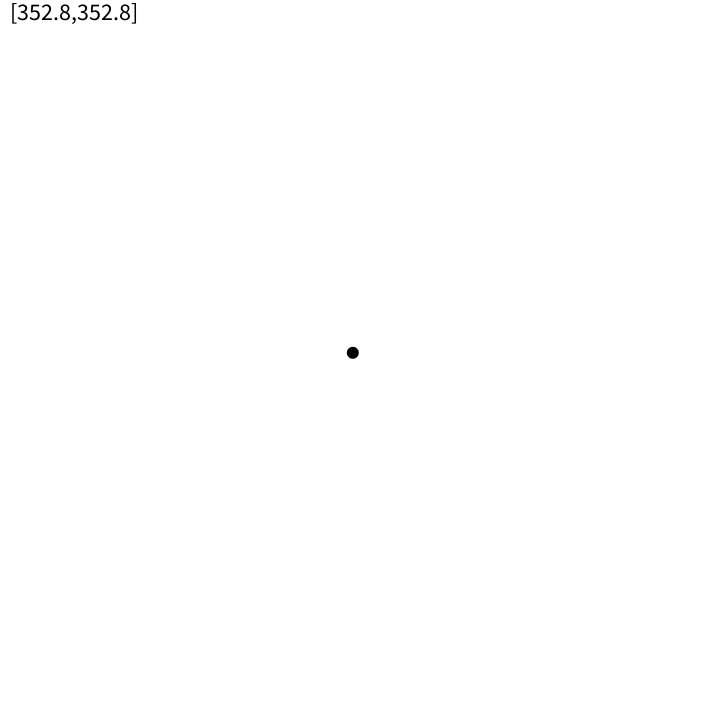
Frame 1 (no input)
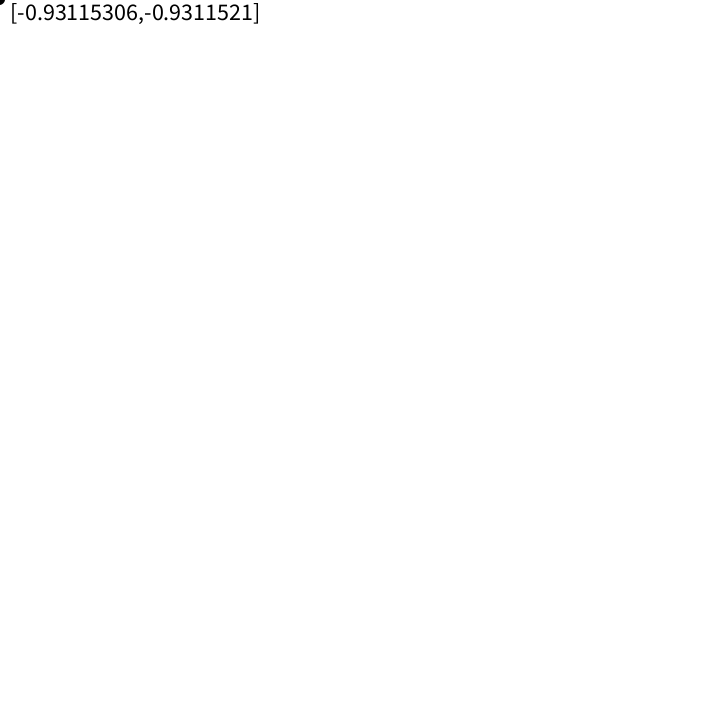
Frame 60 (the mouse pressed at the canvas centre just before this capture)
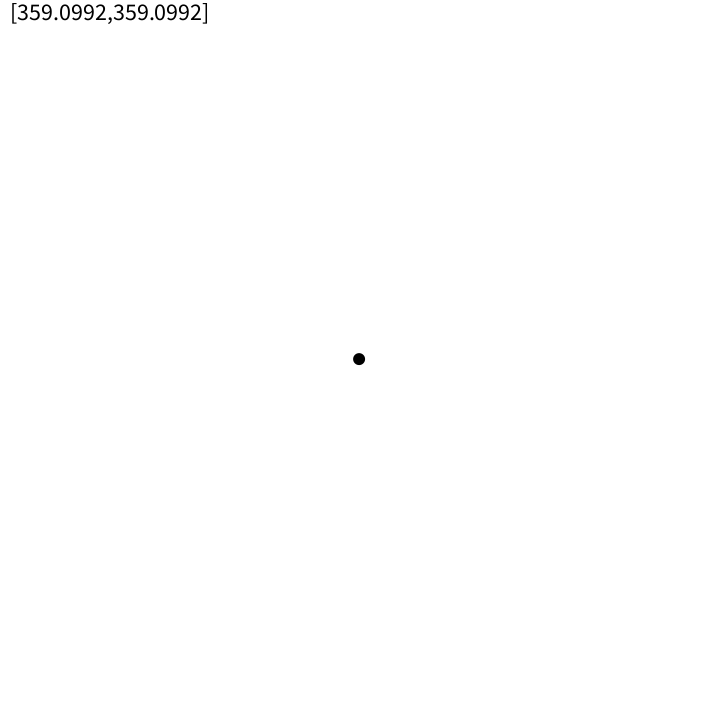
Frame 120 (the mouse held since frame 60 and released just before this capture)

The Processing sketch that drew these frames (run headless with seeded random() and noise(); from frame 60 on, the mouse is pressed at the canvas centre):

// Processing sketch: AccelerateTest
// ── AccelerateTest.pde

//==== Constant ====
final int ARRIVE_TIME=10;
final float DEVIATION=1.0f;

//==== Variable ====
Point bot=new Point(360, 360);
float velocity=0.0f;

//getDistance
float getDistance(Point p1, Point p2){
    float dx=p1.x-p2.x;
    float dy=p1.y-p2.y;
    return sqrt(dx*dx+dy*dy);
}

//getAccelerate
float getAccelerate(float distance, float velocity){
    return 2*distance/(ARRIVE_TIME*ARRIVE_TIME)-velocity*2/ARRIVE_TIME;
}

//drawBot
void drawBot(){
    noStroke();
    fill(0);
    ellipse(bot.x, bot.y, 12, 12);
}

//updateBot
void updateBot(){
    float dx=bot.x-mouseX;
    float dy=bot.y-mouseY;
    if(abs(dx)<DEVIATION && abs(dy)<DEVIATION) return;

    Point mouseP=new Point(mouseX, mouseY);
    float distance=getDistance(bot, mouseP);
    float accelerate=getAccelerate(distance, velocity);
    velocity+=accelerate;
    float radian=getRadian(bot, mouseP);
    bot.x+=cos(radian)*velocity;
    bot.y+=sin(radian)*velocity;
}

//textShow
void textShow(){
    textSize(24);
    stroke(0);
    fill(0);
    text("["+new Float(bot.x).toString()+","+new Float(bot.y).toString()+"]", 10, 20);
}

//setup
void setup(){
    size(720, 720);
    background(255);
}

//draw
void draw(){
    fill(255);
    noStroke();
    rect(0, 0, 720, 720);
  
    updateBot();
    drawBot();
    
    textShow();
}
// ── Point.pde
class Point{
    float x; 
    float y;
    Point(){
        x=0.0f;
        y=0.0f;
    }
    Point(float _x, float _y){
        x=_x;
        y=_y;
    }
    Point(Point p){
        x=p.x;
        y=p.y;
    }
}

float getRadian(Point p1, Point p2){
    float dx=p2.x-p1.x;
    float dy=p2.y-p1.y;
    float cosA=dx/sqrt(dx*dx+dy*dy);
    float A=acos(cosA);
    if(dy<0) A=TWO_PI-A;
    return A;
}

Point getPoint(Point src, float radian, float len){
    return new Point(src.x+cos(radian)*len, src.y+sin(radian)*len);
}
